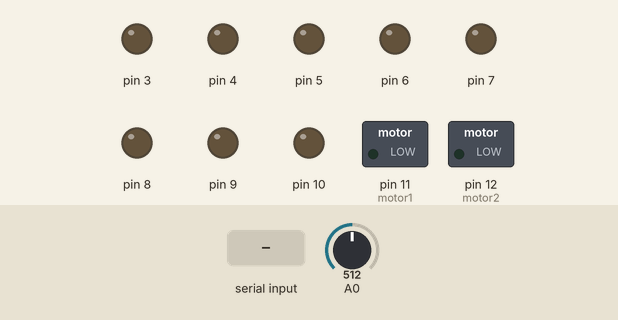
This sketch was run on a simulated Arduino Uno, built with avr-gcc and run on an emulated ATmega328P. On the bench: switched loads named in the sketch (green lamp = pin HIGH), output pins drawn as LEDs (lit = HIGH). The test bench sets the inputs (shaded band); at power-on: A0 = 512.

Above: at 1.2 s.
1.3 s: "1" received over Serial
At 3.5 s:
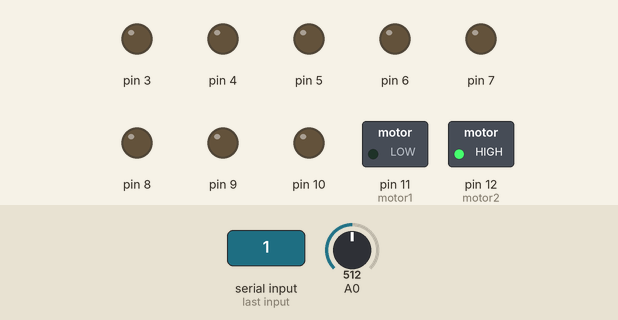
4.3 s: A0 set to 219
6.5 s: A0 set to 192
At 8.6 s:
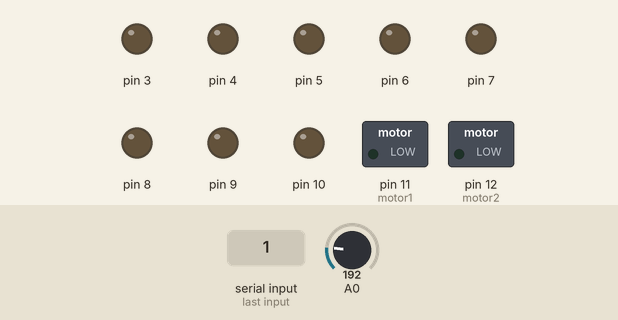
9.0 s: "0" received over Serial
At 11.9 s:
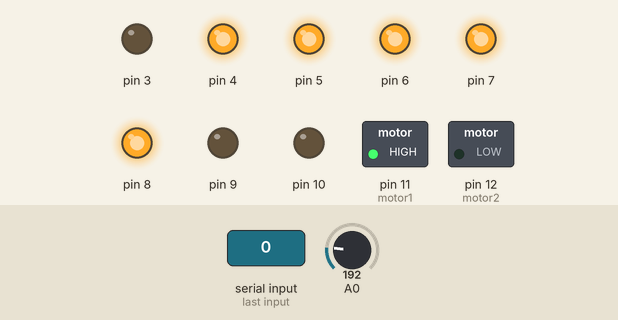
12.0 s: A0 set to 266
At 13.5 s:
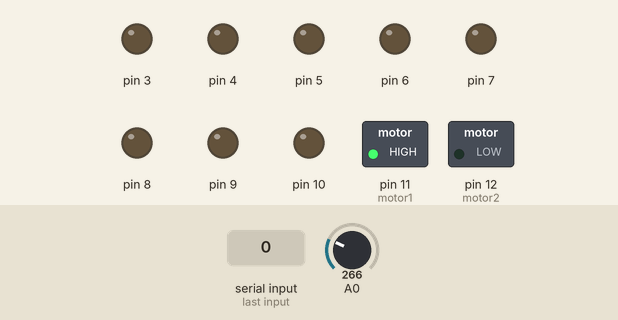
Timing chart, 0 to 15.0 s (numbered marks = the images above; inputs shaded):
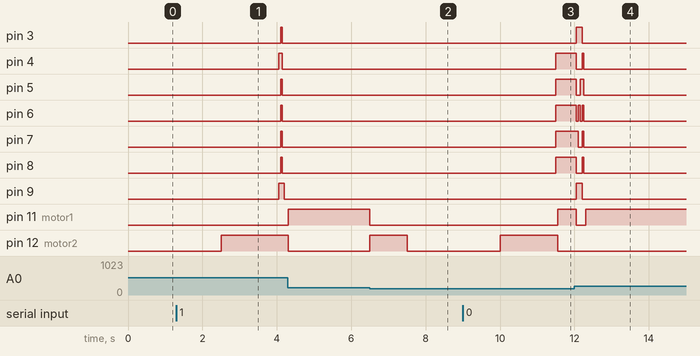

Measured:
- the behaviour switches between 205 and 204 on A0 (found by bisection; images 1 and 2)
- after the input at 1.3 s, pin 3, pin 5–8: LOW → HIGH after 2.8 s, → LOW 0.05 s later; pin 4: LOW → HIGH after 2.8 s, → LOW 0.10 s later; pin 9: LOW → HIGH after 2.8 s, → LOW 0.15 s later; pin 12 (motor2): LOW → HIGH after 1.2 s
- after the input at 6.5 s, pin 11 (motor1): HIGH → LOW at once; pin 12 (motor2): LOW → HIGH at once, → LOW 1.0 s later
- after the input at 9.0 s, pin 4–8: LOW → HIGH after 2.5 s; pin 11 (motor1): LOW → HIGH after 2.6 s; pin 12 (motor2): LOW → HIGH after 1.0 s, → LOW 1.6 s later
- after the input at 12.0 s, pin 6: alternates HIGH for 0.05 s and LOW for 0.05 s, 4 changes in all, then stays LOW, starting after 0.11 s; pin 12 (motor2): stays LOW (without the input it goes to HIGH after 2.3 s)

The sketch:

twitter_GLO_motor1.ino
```cpp
// font inspired by many 5x8 fonts from various sources
//const char font[64*5] PROGMEM = {
/*
const char font[66*5]  = {
 0b01111110,
 0b10100001,
 0b10011001,
 0b10000101,
 0b01111110, //0

 0b00000000,
 0b10000010,
 0b11111111,
 0b10000000,
 0b00000000, //1

 0b10000010,
 0b11000001,
 0b10100001,
 0b10010001,
 0b10001110, //2

 0b01000010,
 0b10000001,
 0b10001001,
 0b10001001,
 0b01110110, //3

 0b00011000,
 0b00010100,
 0b00010010,
 0b11111111,
 0b00010000, //4

 0b01001111,
 0b10001001,
 0b10001001,
 0b10001001,
 0b01110001, //5

 0b01111110,
 0b10001001,
 0b10001001,
 0b10001001,
 0b01110010, //6

 0b00000001,
 0b11000001,
 0b00110001,
 0b00001101,
 0b00000011, //7

 0b01110110,
 0b10001001,
 0b10001001,
 0b10001001,
 0b01110110, //8

 0b01000110,
 0b10001001,
 0b10001001,
 0b10001001,
 0b01111110, //9

 0b01111110,
 0b10000001,
 0b10001001,
 0b10010101,
 0b01011110, //@ sign

 0b11111110,
 0b00001001,
 0b00001001,
 0b00001001,
 0b11111110, //A

 0b11111111,
 0b10001001,
 0b10001001,
 0b10001001,
 0b01110110, //B

 0b01111110,
 0b10000001,
 0b10000001,
 0b10000001,
 0b01000010, //C

 0b11111111,
 0b10000001,
 0b10000001,
 0b10000001,
 0b01111110, //D

 0b11111111,
 0b10001001,
 0b10001001,
 0b10001001,
 0b10000001, //E

 0b11111111,
 0b00001001,
 0b00001001,
 0b00001001,
 0b00000001, //F

 0b01111110,
 0b10000001,
 0b10000001,
 0b10010001,
 0b11110010, //G

 0b11111111,
 0b00001000,
 0b00001000,
 0b00001000,
 0b11111111, //H

 0b00000000,
 0b10000001,
 0b11111111,
 0b10000001,
 0b00000000, //I

 0b01100000,
 0b10000000,
 0b10000001,
 0b01111111,
 0b00000000, //J

 0b11111111,
 0b00001000,
 0b00010100,
 0b00100010,
 0b11000001, //K

 0b11111111,
 0b10000000,
 0b10000000,
 0b10000000,
 0b10000000, //L

 0b11111111,
 0b00000110,
 0b00111000,
 0b00000110,
 0b11111111, //M

 0b11111111,
 0b00000110,
 0b00011000,
 0b01100000,
 0b11111111, //N

 0b01111110,
 0b10000001,
 0b10000001,
 0b10000001,
 0b01111110, //O

 0b11111111,
 0b00001001,
 0b00001001,
 0b00001001,
 0b00000110, //P

 0b01111110,
 0b10000001,
 0b10100001,
 0b01000001,
 0b10111110, //Q

 0b11111111,
 0b00001001,
 0b00001001,
 0b00011001,
 0b11100110, //R

 0b01000110,
 0b10001001,
 0b10001001,
 0b10001001,
 0b01110010, //S

 0b00000001,
 0b00000001,
 0b11111111,
 0b00000001,
 0b00000001, //T

 0b01111111,
 0b10000000,
 0b10000000,
 0b10000000,
 0b01111111, //U

 0b00011111,
 0b01100000,
 0b10000000,
 0b01100000,
 0b00011111, //V

 0b11111111,
 0b01100000,
 0b00011100,
 0b01100000,
 0b11111111, //W

 0b11000011,
 0b00110100,
 0b00001000,
 0b00110100,
 0b11000011, //X

 0b00000011,
 0b00001100,
 0b11110000,
 0b00001100,
 0b00000011, //Y

 0b11000001,
 0b10100001,
 0b10011001,
 0b10000101,
 0b10000011, //Z

 0b00100000,
 0b01010100,
 0b01010100,
 0b01010100,
 0b01111000, //a

 0b01111111,
 0b01000100,
 0b01000100,
 0b01000100,
 0b00111000, //b

 0b00111000,
 0b01000100,
 0b01000100,
 0b01000100,
 0b00101000, //c

 0b00111000,
 0b01000100,
 0b01000100,
 0b01000100,
 0b01111111, //d

 0b00111000,
 0b01010100,
 0b01010100,
 0b01010100,
 0b01001000, //e

 0b00000100,
 0b01111110,
 0b00000101,
 0b00000001,
 0b00000000, //f

 0b10011000,
 0b10100100,
 0b10100100,
 0b10100100,
 0b01111000, //g

 0b01111111,
 0b00000100,
 0b00000100,
 0b00000100,
 0b01111000, //h

 0b00000000,
 0b00000000,
 0b01111010,
 0b00000000,
 0b00000000, //i

 0b00000000,
 0b01000000,
 0b10000000,
 0b01111010,
 0b00000000, //j

 0b01111111,
 0b00010000,
 0b00101000,
 0b01000100,
 0b00000000, //k

 0b00000000,
 0b00000000,
 0b01111111,
 0b00000000,
 0b00000000, //l

 0b01111000,
 0b00000100,
 0b00001000,
 0b00000100,
 0b01111000, //m

 0b01111100,
 0b00001000,
 0b00000100,
 0b00000100,
 0b01111000, //n

 0b00111000,
 0b01000100,
 0b01000100,
 0b01000100,
 0b00111000, //o

 0b11111100,
 0b00100100,
 0b00100100,
 0b00100100,
 0b00011000, //p

 0b00011000,
 0b00100100,
 0b00100100,
 0b00100100,
 0b11111100, //q

 0b01111100,
 0b00001000,
 0b00000100,
 0b00000100,
 0b00000100, //r

 0b01001000,
 0b01010100,
 0b01010100,
 0b01010100,
 0b00100100, //s

 0b00000000,
 0b00000100,
 0b01111111,
 0b01000100,
 0b00000000, //t

 0b00111100,
 0b01000000,
 0b01000000,
 0b01000000,
 0b00111100, //u

 0b00001100,
 0b00110000,
 0b01000000,
 0b00110000,
 0b00001100, //v

 0b00111100,
 0b01000000,
 0b00110000,
 0b01000000,
 0b00111100, //w

 0b01000100,
 0b00101000,
 0b00010000,
 0b00101000,
 0b01000100, //x

 0b10011100,
 0b10100000,
 0b10100000,
 0b10100000,
 0b01111100, //y

 0b01000100,
 0b01100100,
 0b01010100,
 0b01001100,
 0b01000100, //z

 0b10101000,
 0b01111100,
 0b10101011,
 0b01111100,
 0b00101011, //'#' sign

 0b00000000,
 0b00000000,
 0b00000000,
 0b00000000,
 0b00000000, //blank

 0b11111111,
 0b11111111,
 0b11111111,
 0b11111111,
 0b11111111  //unknown
};

*/

#include "font5x7.h"

int led_offset = 3;// Starting pin number for LEDs on the Arduino Mega
int interchar_delay = 50;//in ms

// Constants for the motor drive
#define MOTOR_FORWARD 1
#define MOTOR_BACKWARD -1
#define MOTOR_STOP 0
int motor1 = 11;
int motor2 = 12;
int motor_direction = MOTOR_FORWARD;// Forward
#define BUMPER_VOLTAGE_LEVEL 1.00


// the setup routine runs once when you press reset:
void setup() {
  // initialize serial communication at 9600 bits per second:
  Serial.begin(9600);

  // Initializes the pins used by the LN298N controlling the motor.
  pinMode(motor1, OUTPUT);
  pinMode(motor2, OUTPUT);

  // initialize the digital pin as an output.
  int led=0; // Pins 3 through 10 are wired
  for(led = 0; led < 8;led++){
    pinMode(led + led_offset, OUTPUT);
  }
}

float read_bumper_voltage()
{
  // read the input on analog pin 0:
  int sensorValue = analogRead(A0);
  // Convert the analog reading (which goes from 0 - 1023) to a voltage (0 - 5V):
  float voltage = sensorValue * (5.0 / 1023.0);
  // print out the value you read:
  //Serial.println(voltage);
  return voltage;

}

void go_forward()
{
  //Serial.write("going forward.\n");
  motor_direction = MOTOR_FORWARD;
  digitalWrite(motor1, LOW);   // turn the LED on (HIGH is the voltage level)
  digitalWrite(motor2, HIGH);   // turn the LED on (HIGH is the voltage level)
}

void go_backwards()
{
  //Serial.write("going backwards.\n");
  motor_direction = MOTOR_BACKWARD;
  digitalWrite(motor1, HIGH);   // turn the LED on (HIGH is the voltage level)
  digitalWrite(motor2, LOW);   // turn the LED on (HIGH is the voltage level)
}

void go_stop()
{
  //Serial.write("motor stop.\n");
  motor_direction = MOTOR_STOP;
  digitalWrite(motor1, LOW);   // turn the LED on (HIGH is the voltage level)
  digitalWrite(motor2, LOW);   // turn the LED on (HIGH is the voltage level)
}


int check_bumper_reverse() {
  int retval = 0;
  if(read_bumper_voltage() < BUMPER_VOLTAGE_LEVEL){
  // We hit an obstacle
  // Reverse direction
    go_backwards();
    delay(500); //Wait until we're out of range of obstacle
    retval = 1;
  }
  return retval;// Return 1 if we tripped
}

int check_bumper_stop() {
  int retval = 0;
  if(read_bumper_voltage() < BUMPER_VOLTAGE_LEVEL){
    // We hit an obstacle
    if(motor_direction == MOTOR_FORWARD)
    {
      go_backwards();
    } else if(motor_direction == MOTOR_BACKWARD){
      go_forward();
    }
    // The default case, do nothing.
    delay(500); //Wait until we're out of range of obstacle
    go_stop();
    retval = 1;
  }
  return retval;
}


// Turns all the LEDs off, for a space between characters
void allLEDOff(){
  int led = 0;
  for(led = 0; led < 8; led++){
    digitalWrite(led + 3, LOW);   // turn the LED on (HIGH is the voltage level)
  }
}

// Prepares the row of LEDs, based on the current 8bit line
// Each character is 8bit x 5
void setLEDLine(char line){
  int led = 0;
  // Finds each bit and determines if that LED needs to be on or off.
  for(led = 0; led < 8; led++){
    // Walks through each bit from the current font.
    // That tells us if the LED need to be on or off.
    if(line & (0x01 << led)){
      digitalWrite(led + led_offset, HIGH);
    } else {
      digitalWrite(led + led_offset, LOW);
    }
  }
}

// Prints out the character, line by line
// Each character is 8bit x 5
void printCharIndex(int index){
  int line = 0;
  for(line = 0; line < 5; line++){
    setLEDLine(font[(index * 5) + line]);
    delay(interchar_delay);
    // Checks if we reached the end while printing.
    check_bumper_stop();
   }
   allLEDOff();
   delay(interchar_delay);
}

// Translates the character into the appropriate index for the font array.
void printChar(char raw_c){
 int index = 0;
 if ((raw_c >= 0x20 ) && (raw_c <= 0x7F)){      // Is it an number?
   index = raw_c - 0x20; // Maps to the font number list
 } else {
   index = 0; //Defaults to a space
 }
 printCharIndex(index);
}

void printMessage(String message){
  //
  int i = 0;
  int messageLen = message.length();
  for(i = 0; i < messageLen; i++){
    //Serial.write(message.charAt(i));
    printChar(message.charAt(i));
  }
}

#define MAX_CHARS 256
#define MAX_PRINTABLE_CHARS 38
int max_chars = MAX_CHARS;
char serial_message[MAX_CHARS];// Fixed size string to accomodate a 140 character tweet.
int wait_for_message()
{
  // Flushes things that may have been caught in the serial buffer during the previous printjob.
  while(Serial.available() > 0){
    Serial.read();
  }

  // Wait for the next message to arrive
  while(Serial.available() == 0)
  {
    delay(500);
  }
  delay(1000);// Wait for the entire message to get to the arduino board

  int numchars = Serial.available();
  if(numchars >= MAX_CHARS - 1 ){
      numchars = MAX_CHARS - 1;
  }
  Serial.readBytes(serial_message, numchars);

  // Check if the message will fit on the printable area.
  if(numchars > MAX_PRINTABLE_CHARS){
    numchars = MAX_PRINTABLE_CHARS;// Tuncate the message
  }

  serial_message[numchars] = '\0'; // Null terminate the string

   return numchars;
}


// the loop routine runs over and over again forever:
void loop() {
  unsigned int message_size = 0;

  // Waits for a message to come over the serial port
  // When this returns, we have a null terminated string in our global variable
  message_size = wait_for_message();

  // Starts the motor to move while printing
  go_forward();
  delay(1500);// Wait to get to the glowing band first.

  // Print the message
  String message = String(serial_message);
  //Serial.write(serial_message);
  printMessage(message);
  go_backwards();// Reverse motor to return home after a message is printed

  // Loop until we trip on the home bump
  while(check_bumper_stop() == 0){
    delay(100);
  }

  // Reset the position
  go_forward();
  delay(500);
  go_stop();


  // Loop back to wait for the next message
}
```

Source omitted: font5x7.h (data table, 4072 bytes)
